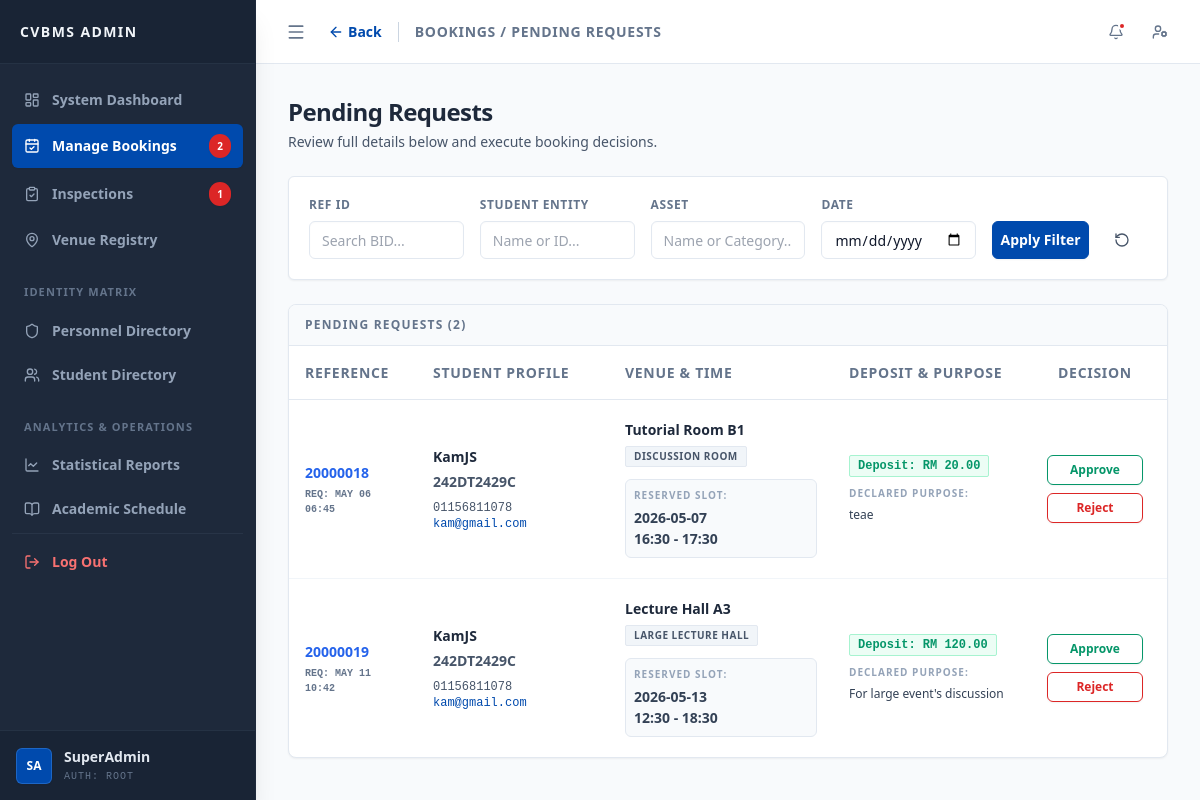
Before: /admin/pending_requests.php (signed in) with the older database file.
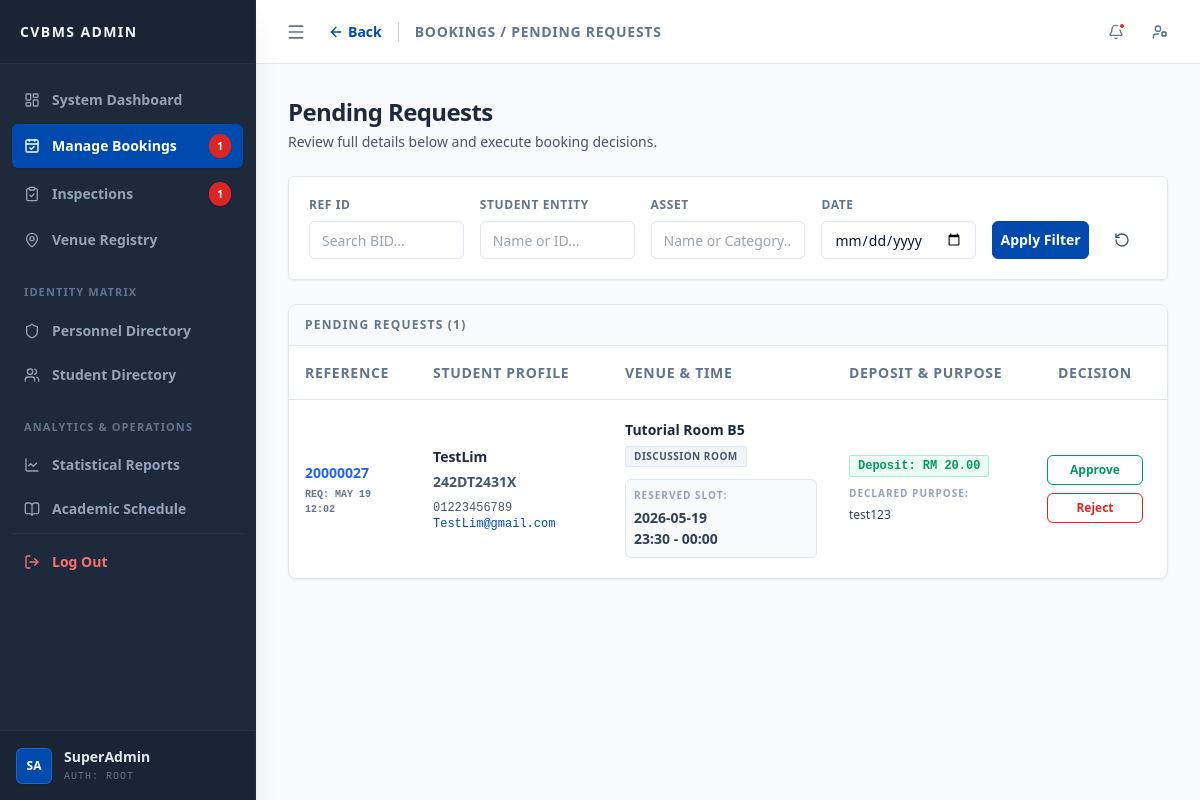
After: the same page with the newer database file.
### tables this page shows
CREATE TABLE `booking` (
  `bid` int(10) UNSIGNED NOT NULL,
  `uid` varchar(15) NOT NULL,
  `vid` varchar(10) NOT NULL,
  `date_booked` date NOT NULL,
  `time_start` time NOT NULL,
  `time_end` time NOT NULL,
  `status` enum('pending','approved','rejected','completed') NOT NULL DEFAULT 'pending',
  `payment_status` enum('unpaid','paid','refunded') NOT NULL DEFAULT 'unpaid',
  `transaction_ref` varchar(50) DEFAULT NULL,
  `purpose` varchar(100) NOT NULL,
  `aid` int(10) UNSIGNED DEFAULT NULL,
  `approve_date` datetime DEFAULT NULL,
  `created_at` timestamp NOT NULL DEFAULT current_timestamp()
);

CREATE TABLE `user` (
  `uid` varchar(15) NOT NULL,
  `username` varchar(50) NOT NULL,
  `email` varchar(100) NOT NULL,
  `password` varchar(255) NOT NULL,
  `phone_num` varchar(20) NOT NULL,
  `profile_pic` varchar(255) NOT NULL DEFAULT '',
  `outstanding_debt` decimal(10,2) UNSIGNED NOT NULL DEFAULT 0.00,
  `account_status` enum('active','restricted') NOT NULL DEFAULT 'active',
  `created_at` timestamp NOT NULL DEFAULT current_timestamp()
);

CREATE TABLE `venue` (
  `vid` varchar(10) NOT NULL,
  `vname` varchar(100) NOT NULL,
  `vcid` int(11) NOT NULL,
  `max_cap` int(10) UNSIGNED NOT NULL,
  `deposit` decimal(10,2) UNSIGNED NOT NULL,
  `status` enum('available','maintenance','booked') NOT NULL DEFAULT 'available',
  `description` text NOT NULL
);

CREATE TABLE `vcategory` (
  `vcid` int(11) NOT NULL,
  `category` varchar(50) NOT NULL,
  `description` text NOT NULL
);

### admin/pending_requests.php (the view, shortened to what the changed rows need)
<?php
require_once '../config/db.php';
$sql = "SELECT
            b.bid,
            b.date_booked,
            b.time_start,
            b.time_end,
            b.purpose,
            b.created_at,
            u.uid AS student_id,
            u.username AS student_name,
            u.phone_num,
            u.email,
            v.vname AS venue_name,
            vc.category AS venue_category,
            v.deposit
        FROM booking b
        JOIN user u ON b.uid = u.uid
        JOIN venue v ON b.vid = v.vid
        JOIN vcategory vc ON v.vcid = vc.vcid
        WHERE b.status = 'pending' AND b.payment_status = 'paid'";
$sql .= " ORDER BY b.created_at ASC";
$result = $conn->query($sql);
?>
<!DOCTYPE html>
<html lang="en">
<head>
    <script src="https://cdn.tailwindcss.com"></script>
    <link rel="stylesheet" href="../assets/css/layout.css?v=1.2">
    <link rel="stylesheet" href="../assets/css/fiori_forms.css">
    <link rel="stylesheet" href="../assets/css/table.css"> </head>
<body class="bg-slate-50 text-slate-800 font-sans antialiased h-screen flex overflow-hidden">
    <?php include('../includes/admin_sidebar.php'); ?>
    <main class="flex-1 flex flex-col h-screen overflow-hidden relative">
            <?php
            $topbar_content = '<div class="flex items-center">
                <a href="manage_bookings.php" class="text-sm font-bold text-[#004aad] hover:text-[#003882] flex items-center mr-4 transition-colors">
                    <i data-lucide="arrow-left" class="w-4 h-4 mr-1"></i> Back
                </a>
                <h2 class="text-sm font-bold text-slate-500 uppercase tracking-wider border-l border-slate-300 pl-4">Bookings / Pending Requests</h2>
            </div>';
            include('../includes/admin_topbar.php');
            ?>
        <div class="flex-1 overflow-y-auto p-8 scroll-smooth">
            <div class="mb-6">
                <h1 class="text-2xl font-extrabold text-slate-800 tracking-tight">Pending Requests</h1>
            </div>
            <div class="custom-table-container">
                <div class="px-4 py-3 border-b border-slate-200 bg-[#f8fafc] flex justify-between items-center">
                    <h3 class="text-xs font-semibold text-slate-500 uppercase tracking-widest">Pending Requests (<?php echo $result->num_rows; ?>)</h3>
                </div>
                <table class="custom-table">
                    <thead>
                        <tr>
                            <th class="w-32">Reference</th>
                            <th class="w-48">Student Profile</th>
                            <th class="w-56">Venue & Time</th>
                            <th>Deposit & Purpose</th>
                            <th class="text-center w-36">Decision</th>
                        </tr>
                    </thead>
                    <tbody>
                        <?php if ($result && $result->num_rows > 0): ?>
                            <?php while($row = $result->fetch_assoc()):
                                $time_range = date('H:i', strtotime($row['time_start'])) . ' - ' . date('H:i', strtotime($row['time_end']));
                            ?>
                            <tr>
                                <td>
                                    <a href="process_flow.php?bid=<?php echo urlencode($row['bid']); ?>" class="td-text-mono mb-1">
                                        <?php echo htmlspecialchars($row['bid']); ?>
                                    </a>
                                    <span class="text-[10px] text-slate-500 font-mono uppercase font-bold block">Req: <?php echo date('M d', strtotime($row['created_at'])); ?></span>
                                    <span class="text-[10px] text-slate-500 font-mono uppercase font-bold block"><?php echo date('H:i', strtotime($row['created_at'])); ?></span>
                                </td>
                                <td>
                                    <span class="font-semibold text-slate-800 text-sm block mb-1"><?php echo htmlspecialchars($row['student_name']); ?></span>
                                    <span class="td-text-mono block text-slate-600 mb-2"><?php echo htmlspecialchars($row['student_id']); ?></span>
                                    <div class="text-xs text-slate-600 font-mono space-y-1">
                                        <p><?php echo htmlspecialchars($row['phone_num']); ?></p>
                                        <a href="mailto:<?php echo htmlspecialchars($row['email']); ?>" class="text-[#004aad] hover:underline">
                                            <?php echo htmlspecialchars($row['email']); ?>
                                        </a>
                                    </div>
                                </td>
                                <td>
                                    <span class="font-semibold text-slate-800 text-sm block mb-1"><?php echo htmlspecialchars($row['venue_name']); ?></span>
                                    <span class="px-2 py-0.5 bg-[#f1f5f9] text-slate-600 text-[10px] font-bold uppercase tracking-wider rounded-sm border border-[#e2e8f0] inline-block mb-3"><?php echo htmlspecialchars($row['venue_category']); ?></span>
                                    <div class="td-text-mono text-slate-700 bg-slate-50 border border-slate-200 p-2 rounded-md">
                                        <span class="block mb-1 text-slate-400 font-sans text-[10px] uppercase font-bold tracking-widest">Reserved Slot:</span>
                                        <?php echo htmlspecialchars($row['date_booked']); ?><br>
                                        <?php echo $time_range; ?>
                                    </div>
                                </td>
                                <td>
                                    <span class="inline-block px-2 py-0.5 bg-[#ecfdf5] border border-[#a7f3d0] font-mono text-xs font-bold text-[#059669] rounded-sm mb-2">Deposit: RM <?php echo number_format($row['deposit'], 2); ?></span>
                                    <div class="text-xs text-slate-700 font-medium leading-relaxed whitespace-normal">
                                        <span class="text-[10px] font-bold text-slate-400 uppercase tracking-widest block mb-1">Declared Purpose:</span>
                                        <?php echo nl2br(htmlspecialchars($row['purpose'])); ?>
                                    </div>
                                </td>
                                <td>
                                    <div class="flex flex-col space-y-2 px-2">
                                        <button onclick="triggerDecisionModal('<?php echo $row['bid']; ?>', 'approve')" class="w-full px-3 py-1.5 bg-white text-[#059669] border border-[#059669] hover:bg-[#059669] hover:text-white rounded-md text-xs font-semibold transition-colors shadow-sm">
                                            Approve
                                        </button>
                                        <button onclick="triggerDecisionModal('<?php echo $row['bid']; ?>', 'reject')" class="w-full px-3 py-1.5 bg-white text-[#dc2626] border border-[#dc2626] hover:bg-[#dc2626] hover:text-white rounded-md text-xs font-semibold transition-colors shadow-sm">
                                            Reject
                                        </button>
                                    </div>
                                </td>
                            </tr>
                            <?php endwhile; ?>
                        <?php endif; ?>
                    </tbody>
                </table>
            </div>
        </div>
    </main>
</body>
</html>

### includes/admin_sidebar.php (shortened to what the changed rows need)
<?php
$current_page = basename($_SERVER['PHP_SELF']);
if (isset($conn)) {
    $sweep_sql = "
        UPDATE booking
        SET status = 'completed'
        WHERE status = 'approved'
        AND CONCAT(date_booked, ' ', time_end) <= NOW()
    ";
    $conn->query($sweep_sql);
}
$pending_bookings_count = 0;
if (isset($conn)) {
    $sql_bookings_count = "SELECT COUNT(*) FROM booking WHERE status = 'pending' AND payment_status = 'paid'";
    $res_bookings = $conn->query($sql_bookings_count);
    if ($res_bookings) {
        $pending_bookings_count = $res_bookings->fetch_row()[0];
    }
}
?>
<aside id="system-sidebar" class="mmu-sidebar bg-[#1e293b] text-white flex flex-col shadow-xl z-20 shrink-0 border-r border-slate-800">
    <nav class="flex-1 overflow-y-auto py-4 scrollbar-hide">
        <ul class="space-y-1 px-3">
            <li>
                <a href="manage_bookings.php" class="nav-item flex items-center px-3 py-2.5 text-sm font-semibold <?php echo (in_array($current_page, ['manage_bookings.php', 'pending_requests.php', 'assign_inspector.php', 'assign_inspector_detail.php', 'track_bookings.php', 'process_flow.php'])) ? 'bg-cstyle-blue text-white shadow-sm' : 'text-slate-400 hover:bg-slate-800 hover:text-slate-200'; ?> rounded-md transition-all">
                    <i data-lucide="calendar-check" class="w-4 h-4 shrink-0"></i>
                    <span class="ml-3 nav-text">Manage Bookings</span>
                    <?php if ($pending_bookings_count > 0): ?>
                        <span class="ml-auto bg-red-600 text-white text-[10px] font-bold px-2 py-0.5 rounded-full shadow-sm nav-badge"><?php echo $pending_bookings_count; ?></span>
                    <?php endif; ?>
                </a>
            </li>
        </ul>
    </nav>
</aside>

Changed rows visible on the page:
no longer on this page (row edited): booking: bid "20000018", created_at "MAY 06", created_at "06:45", uid.username "KamJS", uid.uid "242DT2429C", uid.phone_num "01156811078", uid.email "kam@gmail.com", vid.vname "Tutorial Room B1", vcategory.category "DISCUSSION ROOM", date_booked "2026-05-07", time_range "16:30 - 17:30", vid.deposit "20.00", purpose "teae"
no longer on this page (row edited): booking: bid "20000019", created_at "MAY 11", created_at "10:42", uid.username "KamJS", uid.uid "242DT2429C", uid.phone_num "01156811078", uid.email "kam@gmail.com", vid.vname "Lecture Hall A3", vcategory.category "LARGE LECTURE HALL", date_booked "2026-05-13", time_range "12:30 - 18:30", vid.deposit "120.00", purpose "For large event's discussion"
added booking: bid "20000027", created_at "MAY 19", created_at "12:02", uid.username "TestLim", uid.uid "242DT2431X", uid.phone_num "01223456789", uid.email "TestLim@gmail.com", vid.vname "Tutorial Room B5", vcategory.category "DISCUSSION ROOM", date_booked "2026-05-19", time_range "23:30 - 00:00", vid.deposit "20.00", purpose "test123"
Other visible differences:
$pending_bookings_count: "2" → "1"
$result->num_rows: "2" → "1"
